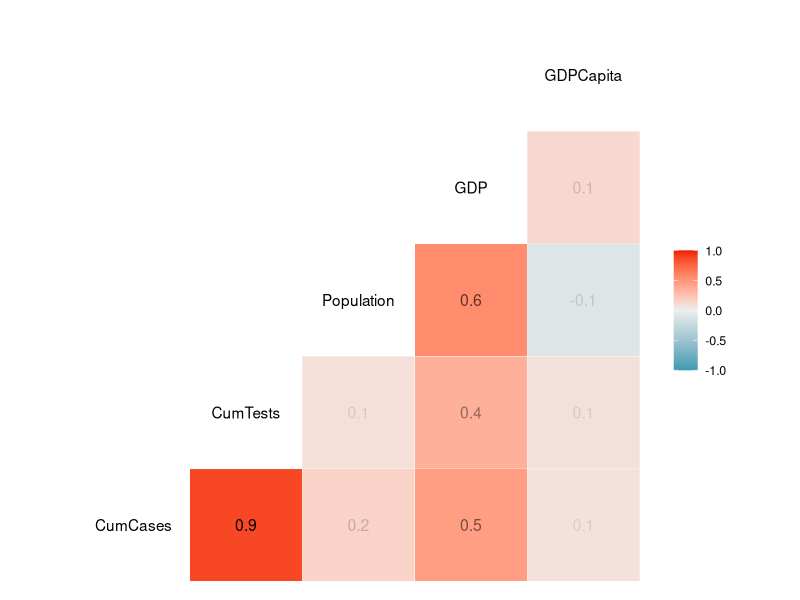
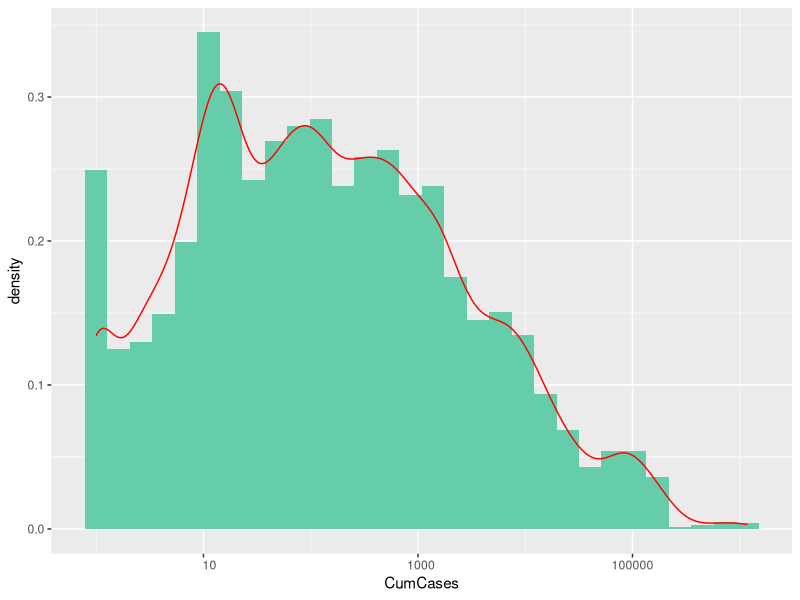
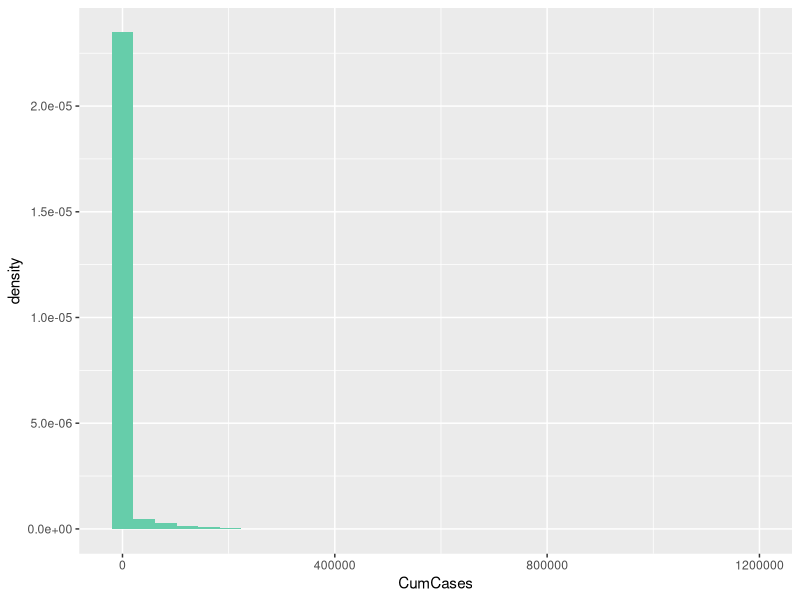
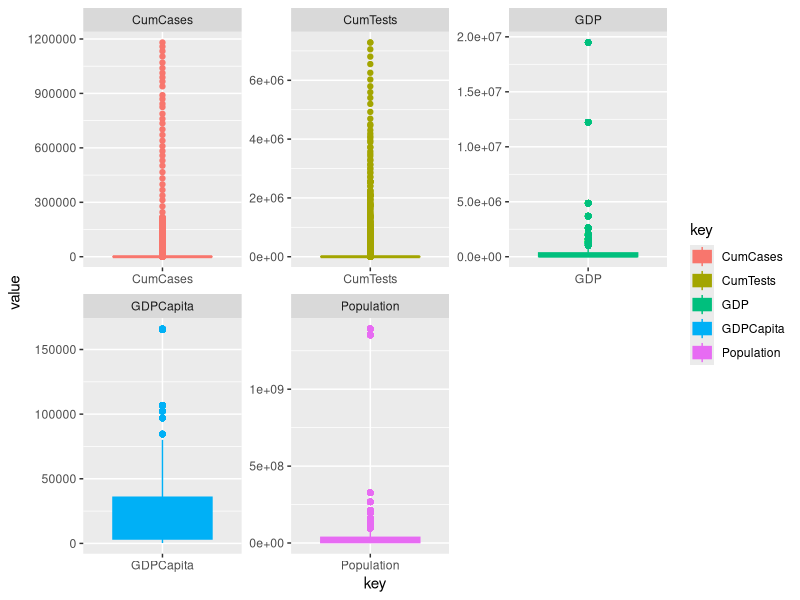
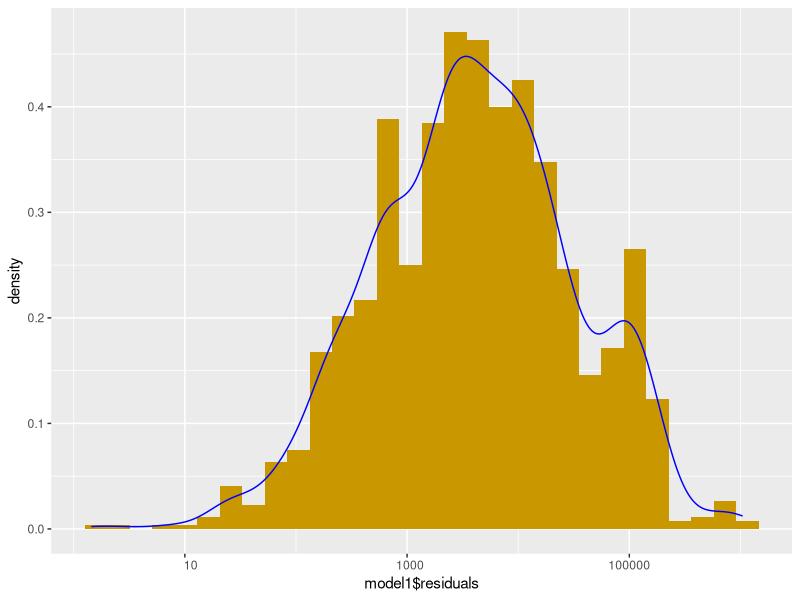
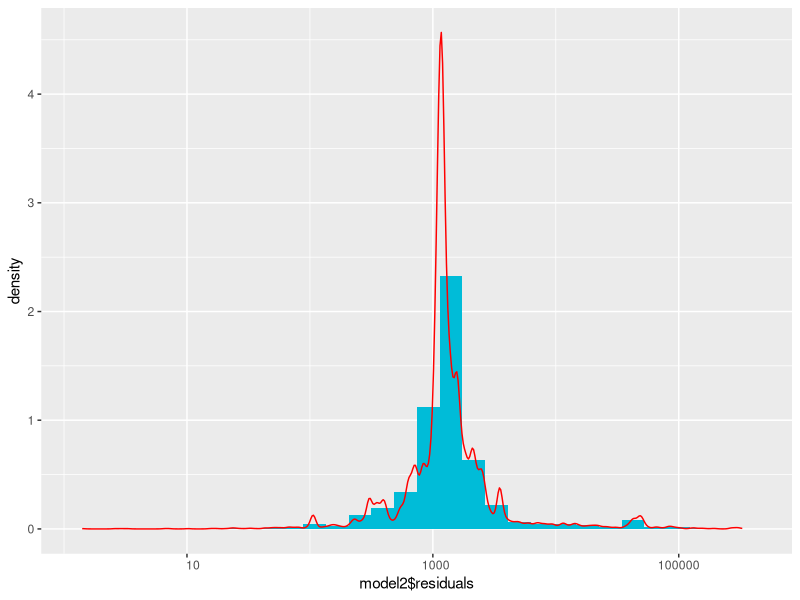

These charts were generated, in order, by the following R code:
## ---- chunk 1
knitr::opts_chunk$set(echo = TRUE, message = FALSE, warning = FALSE)
## ---- chunk 2
# please install packages if necessary 

# install.packages("GGally")
# install.packages("ellipse")
# install.packages("glue")
# install.packages("Metrics")
## ---- chunk 3
#load necessary libraries

library(tidyverse)
library(GGally)
library(ellipse)
library(Metrics)

## ---- chunk 4
#load master file

masterDf = read_csv("masterFile.csv")

## ---- chunk 5
# The code and code description of this component go below here

cor_data <- masterDf %>% select(CumCases, CumTests, Population, GDP, GDPCapita)

cor_data

## ---- chunk 6
# The code and code description of this component go below here

#compute correlation matrix
cor(cor_data)

#visualise correlation matrix
ggcorr(cor_data, label = TRUE, label_alpha = TRUE)

## ---- chunk 7
# The code and code description of this component go below here

#distribution with log x_axis scale
ggplot(cor_data, aes(CumCases)) +
  geom_histogram(aes(y = ..density..), fill = "aquamarine3") +
  geom_density(color = "red") +
  scale_x_log10(labels = function(x) format(x, scientific = FALSE))

#distribution without log x_axis scale
ggplot(cor_data, aes(CumCases)) +
  geom_histogram(aes(y = ..density..), fill = "aquamarine3") 

## ---- chunk 8
# The code and code description of this component go below here

# Determine the number of rows in the cor_data dataset
total_rows <- nrow(cor_data)

# Calculate 65% of the total number of rows for training set
training_size <- round(0.65 * total_rows)

# Randomly select rows for the training set
set.seed(123)  # Set a seed for reproducibility
index <- sample(1:total_rows, size = training_size, replace = FALSE)
train <- cor_data[index, ]

# Assign the remaining rows to the testing set
test <- cor_data[-index, ]

train
test

## ---- chunk 9
#normal distribution of response variable has already been plotted in question 3
#response variable follows normal distribution when x-axis is log transformed

# show box plot to all of the variables to check the outliers
box_plot_data <- cor_data %>% 
  gather()

box_plot <- ggplot(box_plot_data, mapping = aes(x = key, y = value, fill = key, colour = key)) +
  geom_boxplot() + 
  facet_wrap(~key, scale="free")

box_plot

## ---- chunk 10
# The code and code description of this component go below here

# build model1 between cumulative cases and GDP
model1 <- lm(CumCases ~ GDP , data = train)
print(model1)

# Validating Regression Coefficients and Models
summary(model1)

#Evaluation
test$PredictedCumCases1 <- predict(model1, test)
tail(test[ , c("CumCases", "PredictedCumCases1")])

# compute the residual mean square error (RMSE) as a way of evaluation
preds <-  test$PredictedCumCases1
actual <- test$CumCases

#root mean square error value
rmse(preds, actual)

## ---- chunk 11
# The code and code description of this component go below here

# build model1 between cumulative cases and all other variables
model2 <- lm(CumCases ~ . , data = train)
print(model2)

# Validating Regression Coefficients and Models
summary(model2)

#Evaluation
test$PredictedCumCases2 <- predict(model2, test)
tail(test[ , c("CumCases", "PredictedCumCases1", "PredictedCumCases2")])

# compute the residual mean square error (RMSE) as a way of evaluation
preds <-  test$PredictedCumCases2
actual <- test$CumCases

#root mean square error value
rmse(preds, actual)

## ---- chunk 12
# Visualise the distribution of the residuals for both of the models

ggplot(model1, aes(model1$residuals)) +
  geom_histogram(aes(y = ..density..), fill = "#C99800") +
  geom_density(color = "blue") +
  scale_x_log10(labels = function(x) format(x, scientific = FALSE))

ggplot(model2, aes(model2$residuals)) +
  geom_histogram(aes(y = ..density..), fill = "#00BCD8") +
  geom_density(color = "red") +
  scale_x_log10(labels = function(x) format(x, scientific = FALSE))
